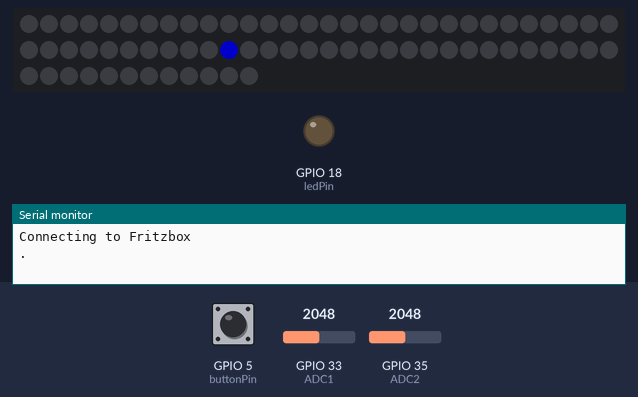
Simulated run of this sketch. Board: ESP32. On the bench: 72 RGB LEDs in strip order, left to right, continuing on the next row, output pins drawn as LEDs (lit = HIGH), the last lines printed to the serial monitor. The inputs (shaded band) are chosen by the test bench; at power-on: GPIO 33 (ADC1) = 2048, GPIO 35 (ADC2) = 2048, GPIO 5 (buttonPin) HIGH. Dim RGB values are drawn brighter than linear; WiFi joins after 1.5 s; servers stay silent unless stated; the strip is taken to match the declared colour order; the local clock reads 2024-03-15 10:24:30 at power-on unless the sketch sets it.

Above: at 0.6 s.
At 10.2 s:
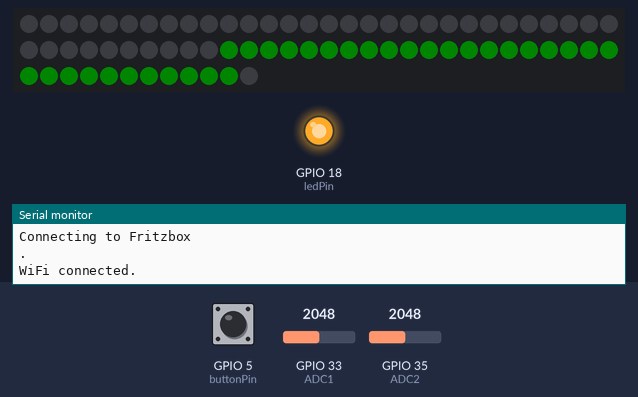
10.3 s: GPIO 33 (ADC1) set to 0
12.8 s: GPIO 35 (ADC2) set to 460
At 14.8 s:
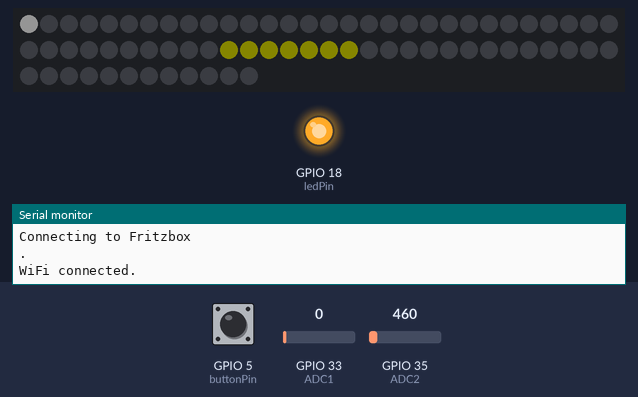
15.1 s: GPIO 5 (buttonPin) pulled LOW for 0.15 s
18.2 s: GPIO 5 (buttonPin) pulled LOW for 1 s
At 20.4 s:
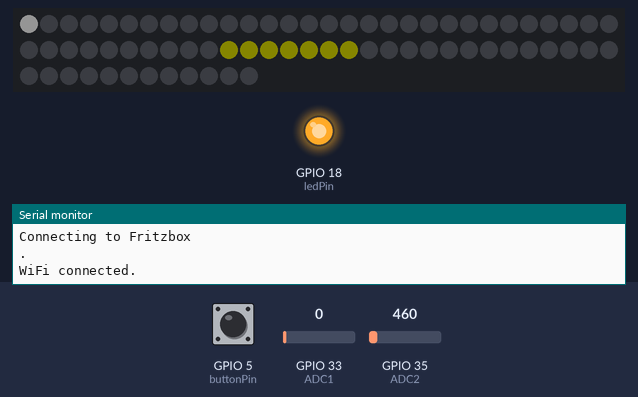
20.7 s: GPIO 33 (ADC1) set to 64
22.6 s: GPIO 35 (ADC2) set to 0
At 24.1 s:
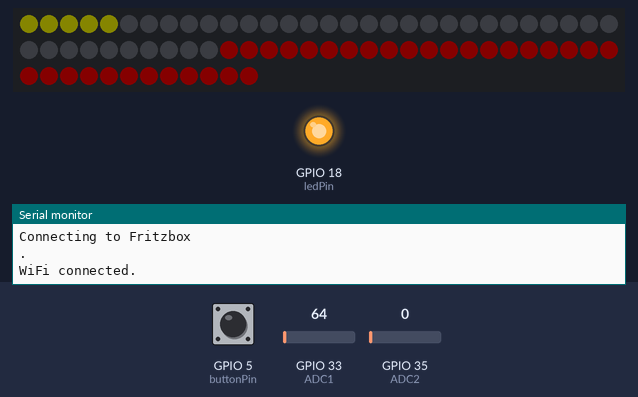
Timing chart, 0 to 25.4 s (numbered marks = the images above; inputs shaded):
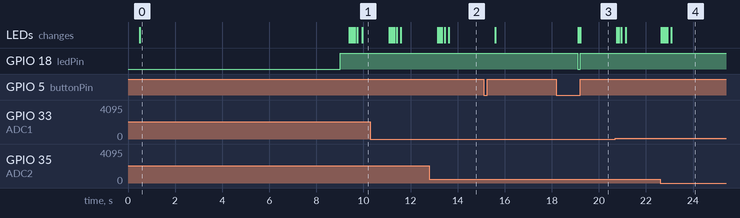

Measured:
- after the input at 12.8 s, the LEDs: first change after 0.36 s (image 2 shows a later state)
- after the input at 18.2 s, GPIO 18 (ledPin): HIGH → LOW after 0.91 s, → HIGH 0.09 s later; the LEDs: first change after 0.91 s (image 3 shows a later state)
- after the input at 22.6 s, the LEDs: first change at once (image 4 shows a later state)
- what the display in image 0 shows lasts 8.9 s, from 0.5 s to 9.4 s

The sketch:

feeldroid3-Moodlight.ino
```cpp
#include <Adafruit_NeoPixel.h>
#include <WiFi.h>
#include "time.h"
#include "esp_attr.h"
#ifdef __AVR__
 #include <avr/power.h>
 #include <stdlib.h>
#endif

// Which pin on the Arduino is connected to the NeoPixels?
#define PIN 32

const char* ssid     = "Fritzbox"; //Enter(replace) Station Name here BSSID
const char* password = "wifipassword33"; //Replace Password here

const char* ntpServer = "ntp1.t-online.de";
const long  gmtOffset_sec = 3600;
const int   daylightOffset_sec = 3600;


float weight = 0.01; // how much your values are 'smoothed'
int hour=1;
int ADC1 = 33;
int ADC2 = 35;
float MQ135 = 0;
float MQ9 =0;
float MQ135_volt = 0;
float MQ9_volt =0;
int gaugeMQ9 = 0;
int gaugeMQ135 = 0;
int R=0;
int G=0;
int bright= 0;
int interrupt = 0;
int buttonPin = 5;
int ledPin = 18;
int ledState = LOW;         // the current state of the output pin
int buttonState;             // the current reading from the input pin
int lastButtonState = LOW;   // the previous reading from the input pin
unsigned long lastDebounceTime = 0;  // the last time the output pin was toggled
unsigned long debounceDelay = 200;    // the debounce time; increase if the output flickers
static unsigned long last_interrupt_time = 0;
static unsigned long lastpresscode = 0;
float MQ9_array[50];
float MQ135_array[50];
int pressed = 1;
int brightness= 20;
static unsigned long wait_last =0;
int fade = 0;


// How many NeoPixels are attached to the Arduino?
#define NUMPIXELS 72

Adafruit_NeoPixel pixels(NUMPIXELS, PIN, NEO_RGB + NEO_KHZ800);
//GRB!!

#define DELAYVAL 50 // Time (in milliseconds) to pause between pixels

void IRAM_ATTR blink() {
   //Interrupt for the momentarz switch with debounce and counter

   unsigned long interrupt_time = millis();

   // If interrupts come faster than 200ms, assume it's a bounce and ignore
   if (interrupt_time - last_interrupt_time > 500)
   {
     pressed = pressed + 1;
     //delay(50);
     }

   last_interrupt_time = interrupt_time;
   }


void disconnectWifi(){
  WiFi.disconnect(true);
  WiFi.mode(WIFI_OFF);
}

void setup() {
Serial.begin(115200);

pinMode(ADC1, INPUT);
pinMode(ADC2, INPUT);
pinMode(ledPin, OUTPUT);
pinMode(buttonPin, INPUT_PULLUP);
attachInterrupt(digitalPinToInterrupt(buttonPin), blink, CHANGE);

  pixels.begin(); // INITIALIZE NeoPixel strip object (REQUIRED)
  //pixels.clear(); // Set all pixel colors to 'off'
  pixels.show(); // Initialize all pixels to 'off

  //color


  //pixels.setBrightness(5);
  digitalWrite(ledPin, ledState);
  connectWifi();
  configTime(gmtOffset_sec, daylightOffset_sec, ntpServer);
  hour = printLocalTime();
  disconnectWifi();
  //Sensorwarmup
  delay(5000);
}

uint32_t white = pixels.Color(255,255,255);
uint32_t black = pixels.Color(0,0,0);
uint32_t red = pixels.Color(0,100,0);
uint32_t green = pixels.Color(100,0,0);
uint32_t yellow = pixels.Color(100,100,0);

int printLocalTime(){
  struct tm timeinfo;
  if(!getLocalTime(&timeinfo)){
    Serial.println("Failed to obtain time");
  }
  char timeHour[3];
   //int timeHour= timeinfo.hour);

   //Serial.println(&timeinfo,"%H");
   //Serial.println(&timeinfo,"%H:%M:%S");
   strftime(timeHour,3, "%H", &timeinfo);
   int timeHour_int = atoi(timeHour);
   //Serial.println(timeHour_int);

  return timeHour_int;
}

void connectWifi(){
  Serial.print("Connecting to ");
  Serial.println(ssid);

  if (WiFi.status() != WL_CONNECTED) {
    delay(500);
    Serial.print(".");
    WiFi.begin(ssid, password);

    while(WiFi.status() != WL_CONNECTED){
      pixels.setPixelColor(40, pixels.Color(00, 0, 100));
      pixels.show();
    delay(3500);}
  }
  Serial.println("");
  Serial.println("WiFi connected.");
}

void gasdetect(){

        digitalWrite(ledPin, HIGH);
        pixels.setBrightness(brightness);

        //MQ135 = analogRead(ADC1);
        //MQ9 = analogRead(ADC2);

        //Filter
        MQ135 = (1.0-weight) * MQ135   +   weight * analogRead(ADC1);
        MQ9 = (1.0-weight) * MQ9   +   weight * analogRead(ADC2);

        MQ135_volt = (MQ135 * 3.3 ) / (4095);
        MQ9_volt = (MQ9 * 3.3 ) / (4095);

        gaugeMQ9 = map(MQ9,0,2000,0,31);
        gaugeMQ135 = map(MQ135, 0,500,1,39);
        //Serial.println(gaugeMQ135);
        //Serial.println(gaugeMQ9);

        //Warninglevels

        if (gaugeMQ135 <= 3){pixels.fill(white,0,gaugeMQ135);}
        if (gaugeMQ135 >3 && gaugeMQ135 <=15){pixels.fill(yellow,0,gaugeMQ135);}
        if (gaugeMQ135 >15 && gaugeMQ135 <39){pixels.fill(red,0,gaugeMQ135);}

        if (gaugeMQ9 <= 5){pixels.fill(green,40,gaugeMQ9);}
        if (gaugeMQ9 >5 && gaugeMQ9 <=10){pixels.fill(yellow,40,gaugeMQ9);}
        if (gaugeMQ9 >10 && gaugeMQ9 <39){pixels.fill(red,40,gaugeMQ9);}

        pixels.show();
        pixels.clear();
}


void lamp(){
           digitalWrite(ledPin, HIGH);

           pixels.setBrightness(brightness) ;

           if (WiFi.status() == WL_CONNECTED){
           hour = printLocalTime();

           //pixels.show();
           //disconnectWifi();
           Serial.println(hour);
           }

           else{
           connectWifi();
           //"Connecting WiFi" red dot
           pixels.setPixelColor(40, pixels.Color(100, 0, 00));
           pixels.show();

           //Serial.println("Waiting");
           //Serial.println(hour);
           }

           if (hour >=18 && hour < 24){
                  //Fade from whtish at 18 to redish at 24
                 int fadeG=map(hour,18,24,204,5);
                 int fadeR=map(hour,18,14,220,255);
                 int fadeB=map(hour,18,24,204,5);
                 uint32_t eve = pixels.Color(fadeG,255, fadeB);
                 pixels.fill(eve,0,72);
                 pixels.show();

           }

           if (hour > 7 && hour < 18){
                 //Maximum White over the working hours
                 pixels.fill(white,0,72);
                 pixels.show();
           }

           if (hour >= 0 && hour < 8 ){
              //Switch off between 0 and 8
              pixels.setBrightness(0);
              pixels.show();
           }

      }

           //Serial.println(hour);


void loop(){
    //Serial.println(last_interrupt_time);
    //pixels.clear();
    while (pressed == 1){
      gasdetect();
      }

    while (pressed == 2){
      lamp();
      }

    while (pressed == 3){
      digitalWrite(ledPin, LOW);
      disconnectWifi();
      pixels.clear();
      pixels.show();
      pressed = 0;
      }

}
```
